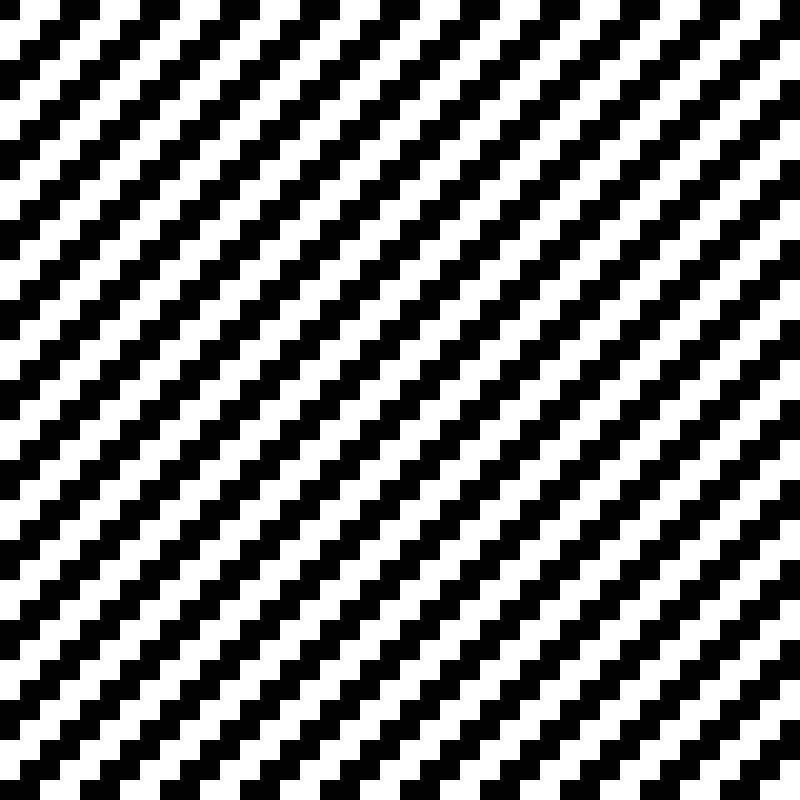
Frame 1 (no input)
Frame 60 (no input): identical to frame 1, image omitted
Frame 120 (the mouse pressed at the canvas centre since frame 60): blank canvas, image omitted

The p5.js sketch that drew this single still picture (run headless with seeded random() and noise() and a simulated clock; from frame 60 on, the mouse is pressed at the canvas centre):

// p5.js sketch
// ── sketch.js
// PatternSquare  by francy96 @Francesca1996
// 2020 © Francesca Donati, Daniele @Fupete and the course DSII2020 at DESIGN. unirsm 
// github.com/Francesca1996 — github.com/fupete
// Educational purposes, MIT License, 2020, San Marino

//mouseX inverte i colori delle forme
//mouseY cambia la dimensione dello stroke delle forme

let numero = 20;

function setup() {
  createCanvas(800, 800);
}

function draw() {
  //background(220);
  //colorMode(RGB, 255, 255, 255);
  
  strokeWeight(mouseY/numero);
  
  for (let x = 0; x < numero; x ++){   
    for(let y = 0; y < numero; y++){
     
      let posizioneX = width / numero * x;    
      let posizioneY = height / numero * y;  //creo la griglia di rect
      
      if ((x + y) % 2 != 0){  //creo scacchiera
      fill(0 + mouseX)  
      rect(posizioneX, posizioneY, numero*2, numero*2); 
        
      fill(255 - mouseX);
      rect(posizioneX, posizioneY, numero, numero);  
        
      } else {
      fill(255 - mouseX)
      rect(posizioneX, posizioneY, numero*2, numero*2); 
      
      fill(0 + mouseX);
      rect(posizioneX, posizioneY, numero, numero); 
      }  
    }
  }
}
